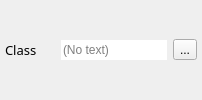
         <widget class="QWidget" name="classWidget" native="true">
          <property name="sizePolicy">
           <sizepolicy hsizetype="Preferred" vsizetype="Fixed">
            <horstretch>0</horstretch>
            <verstretch>0</verstretch>
           </sizepolicy>
          </property>
          <layout class="QHBoxLayout" name="horizontalLayout_3">
           <property name="leftMargin">
            <number>5</number>
           </property>
           <property name="topMargin">
            <number>5</number>
           </property>
           <property name="rightMargin">
            <number>5</number>
           </property>
           <property name="bottomMargin">
            <number>5</number>
           </property>
           <item>
            <widget class="QLabel" name="classLabel">
             <property name="sizePolicy">
              <sizepolicy hsizetype="Fixed" vsizetype="Fixed">
               <horstretch>0</horstretch>
               <verstretch>0</verstretch>
              </sizepolicy>
             </property>
             <property name="minimumSize">
              <size>
               <width>50</width>
               <height>0</height>
              </size>
             </property>
             <property name="font">
              <font>
               <family>Cascadia Mono Light</family>
               <pointsize>10</pointsize>
               <italic>false</italic>
              </font>
             </property>
             <property name="text">
              <string>Class</string>
             </property>
            </widget>
           </item>
           <item>
            <widget class="QLineEdit" name="classEdit">
             <property name="autoFillBackground">
              <bool>false</bool>
             </property>
             <property name="text">
              <string/>
             </property>
             <property name="maxLength">
              <number>1024</number>
             </property>
             <property name="frame">
              <bool>false</bool>
             </property>
             <property name="echoMode">
              <enum>QLineEdit::Normal</enum>
             </property>
             <property name="alignment">
              <set>Qt::AlignLeading|Qt::AlignLeft|Qt::AlignVCenter</set>
             </property>
             <property name="dragEnabled">
              <bool>false</bool>
             </property>
             <property name="readOnly">
              <bool>true</bool>
             </property>
             <property name="placeholderText">
              <string>(No text)</string>
             </property>
             <property name="clearButtonEnabled">
              <bool>false</bool>
             </property>
            </widget>
           </item>
           <item>
            <widget class="QToolButton" name="classCopyButton">
             <property name="toolTip">
              <string>Copy</string>
             </property>
             <property name="text">
              <string>...</string>
             </property>
             <property name="icon">
              <iconset resource="Resource.qrc">
               <normaloff>:/Resource/copy.svg</normaloff>:/Resource/copy.svg</iconset>
             </property>
             <property name="checkable">
              <bool>false</bool>
             </property>
             <property name="checked">
              <bool>false</bool>
             </property>
             <property name="popupMode">
              <enum>QToolButton::DelayedPopup</enum>
             </property>
             <property name="autoRaise">
              <bool>false</bool>
             </property>
             <property name="arrowType">
              <enum>Qt::NoArrow</enum>
             </property>
            </widget>
           </item>
          </layout>
         </widget>
